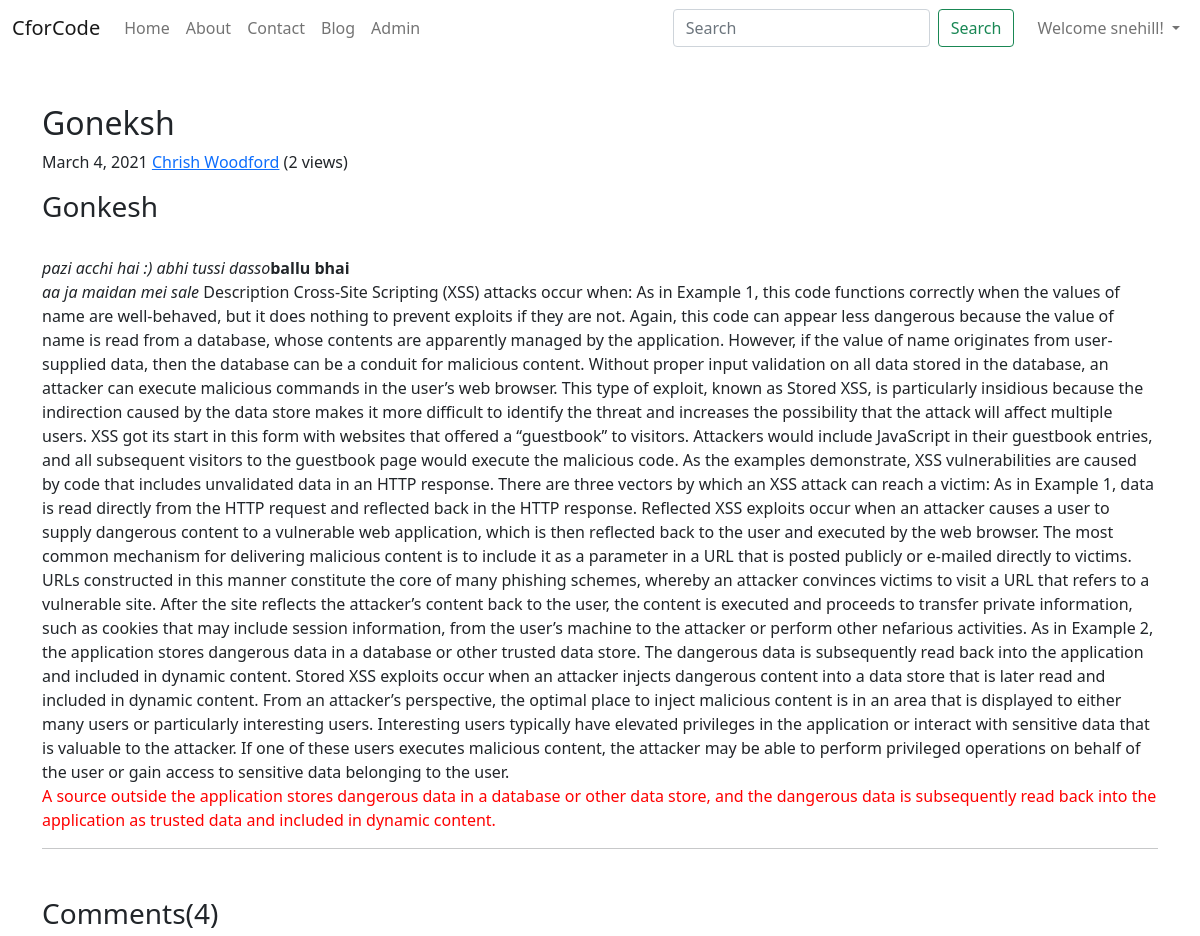
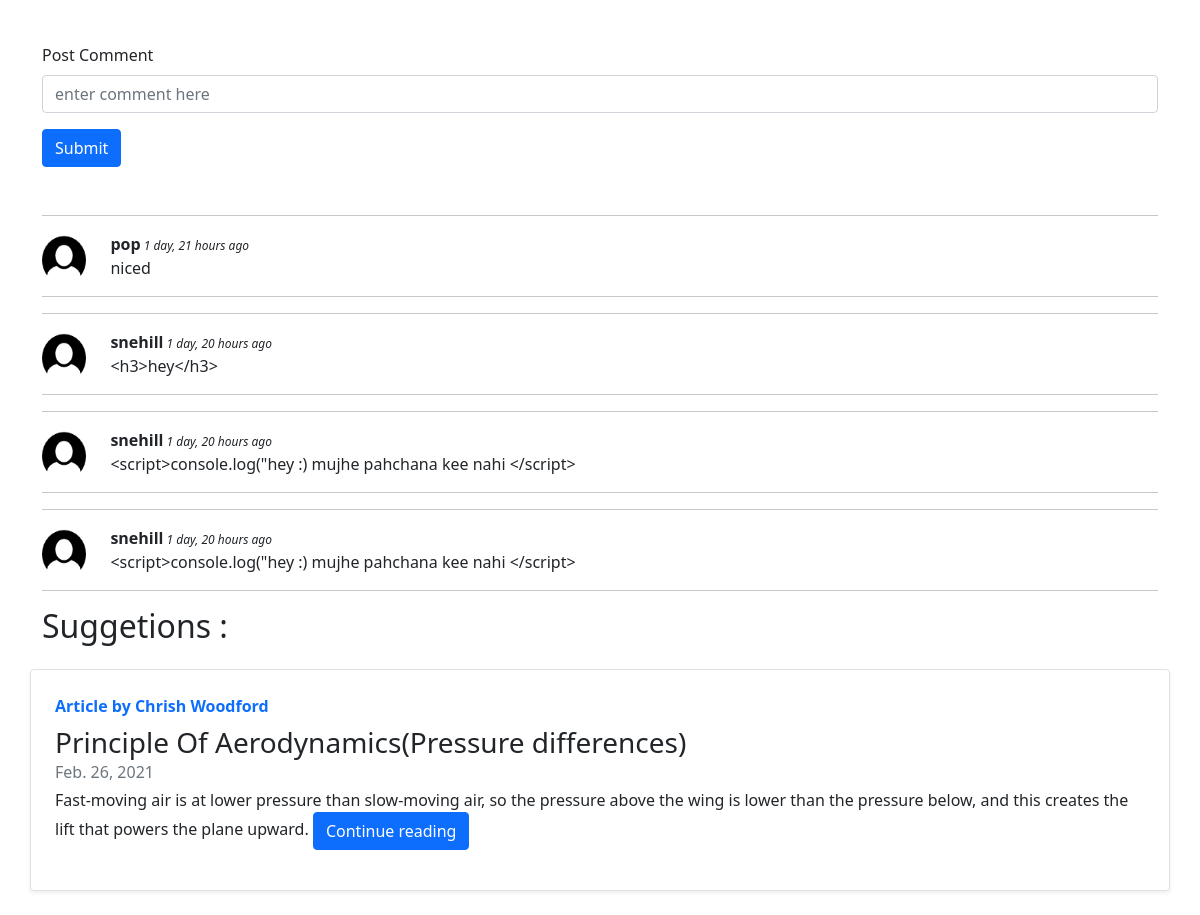
Screenshot of /blog/gonkeshpazzi (signed in) with the database file from the repository (2 pictures, top to bottom).
### blog/models.py (models this page shows, shortened)
class Post(models.Model):
    sno = models.AutoField(primary_key=True)
    title = models.CharField(max_length=255)
    content = models.TextField(max_length=20000)
    author = models.CharField(max_length=20)
    slug = models.CharField(max_length=130)
    category = models.CharField(max_length=130)
    views = models.IntegerField(default=0)
    timeStamp = models.DateField( blank=True)
    def __str__(self):
        return f"{self.title} by {self.author}"

class BlogComment(models.Model):
    sno = models.AutoField(primary_key=True)
    comment = models.TextField()
    user = models.ForeignKey(User, on_delete=models.CASCADE)
    post = models.ForeignKey(Post, on_delete=models.CASCADE)
    timestamp = models.DateTimeField(default=now)

### blog/views.py (the view)
# urls.py: path('<str:slug>', views.blogPost, name='blogPost'),
def blogPost(request, slug):
    post = Post.objects.filter(slug=slug).first()
    post.views = post.views + 1
    post.save()
    comments = BlogComment.objects.filter(post=post)
    subposts = Post.objects.filter(category=post.category)
    a=[]
    for i in subposts:
        if i.title == post.title:
            pass
        else:
            a.append(i)
    print(request.user)
    print(a)
    mypage(request)
    context = {'post': post,'subposts':a,'comments':comments}
    return render(request,"blog/blogpost.html",context)

### blog/views.py (called while the page is built)
def mypage(request):
    client_address = request.META['REMOTE_ADDR']
    print(client_address)
    return client_address

### templates/blog/blogpost.html (shortened to what this page needs)
{% extends 'base.html' %}
{% block body %}
{% load humanize %}
<div class="container my-5">
  <article class="blog-post">
    <h2 class="blog-post-title">{{post.title}}</h2>
    <p class="blog-post-meta">{{post.timeStamp}}&nbsp<a href="/about/{{post.author}}">{{post.author}}</a> (<span>{{post.views}} views</span>) </p>
    <p>{{post.content|safe}}</p>
    <hr>
  </article>
</div>
<div class="container">
  <h3>Comments({{comments.count}})</h3>
  <div class="my-2">
    {% if user.is_authenticated %}
    <form action="/blog/postComment/" method="post" class="my-5">{% csrf_token %}
      <div class="mb-3">
        <label for="comment" class="form-label">Post Comment</label>
        <input type="text" class="form-control" name="comment" placeholder="enter comment here"
          aria-describedby="emailHelp">
      </div>
      <button type="submit" class="btn btn-primary">Submit</button>
    </form>
    {% else %}
    <p>Please login to post a comment....</p>
    {% endif %}
  </div>
  {% for comment in comments %}
  <hr>
  <div class="row my-3">
    <img src="/static/img/user.png" alt="" style="width: 6%;">
    <div class="col-md-11 "><b>{{comment.user.username}}</b><span style="font-size: 12px;"><i> {{comment.timestamp|naturaltime }}</i></span>
      <div>{{comment.comment}}</div>
    </div>
  </div>
  <hr>
  {% endfor %}
</div>
<h2 class="container">Suggetions :</h2>
{% for item in subposts %}
<div class="container my-3">
  <div class="row no-gutters border rounded overflow-hidden flex-md-row mb-4 shadow-sm h-md-250 my-4 position-relative">
    <div class="col p-4 d-flex flex-column position-static">
      <strong class="d-inline-block mb-2 text-primary">Article by {{item.author}}</strong>
      <h3 class="mb-0">{{item.title}}</h3>
      <div class="mb-1 text-muted">{{item.timeStamp}}</div>
      <p class="card-text mb-auto">{{item.content |safe| truncatechars:200}}</p>
      <div class="my-2">
        <a href="/blog/{{item.slug}}" role="button" class="btn btn-primary">Continue reading</a>
      </div>
    </div>
  </div>
{% endfor %}
{% endblock body %}

### templates/base.html (shortened to what this page needs)
<!doctype html>
<html lang="en">
<head>
  <link href="https://cdn.jsdelivr.net/npm/bootstrap@5.0.0-beta2/dist/css/bootstrap.min.css" rel="stylesheet"
>
</head>
<body>
  <nav class="navbar navbar-expand-lg navbar-light bg">
    <div class="container-fluid">
      <a class="navbar-brand" href="/">CforCode</a>
      <div class="collapse navbar-collapse" id="navbarSupportedContent">
        <ul class="navbar-nav me-auto mb-2 mb-lg-0">
          <li class="nav-item ">
            <a class="nav-link X {% block homeactive %}{% endblock homeactive %}" aria-current="page" href="/"
              id='1'>Home</a>
          </li>
          <li class="nav-item ">
            <a class="nav-link X {% block aboutactive %}{% endblock aboutactive %}" href="/about" id="2">About</a>
          </li>
          <li class="nav-item ">
            <a class="nav-link X {% block contactactive %}{% endblock contactactive %}" href="/contact"
              id="3">Contact</a>
          </li>
          <li class="nav-item">
            <a class="nav-link X {% block blogactive %}{% endblock blogactive %}" href="/blog" id="4">Blog</a>
          </li>
          <li class="nav-item">
            <a class="nav-link X" href="/admin" id="4" target="_blank">Admin</a>
          </li>
        </ul>
        <form method="GET" action="/search/" class="d-flex" id="search">
          <input class="form-control me-2" type="search" placeholder="Search" aria-label="Search" name="query"
            id="search">
          <button class="btn btn-outline-success" style="margin-right:15px;" type="submit">Search</button>
        </form>
        {% if user.is_authenticated %}
        <ul class="navbar-nav ml-auto">
          <li class="nav-item dropdown">
            <a class="nav-link dropdown-toggle" href="#" id="navbarDropdown" role="button" data-bs-toggle="dropdown" aria-expanded="false">
              Welcome {{user.username}}!
            </a>
          </li>
        </ul>
        {% endif %}
      </div>
    </div>
  </nav>
  {% block body %}{% endblock body %}
</body>
</html>

### rows the page displays
Post: title "Goneksh", timeStamp "March 4, 2021", author "Chrish Woodford", views "2", content "Gonkesh pazi acchi hai :) abhi tussi dasso ballu bhai aa ja maidan mei sale Description Cross-Site Scripting (XSS) attacks occur when: As in Example 1, this code functions correctly when the values of name are well-behaved, but it does nothing to prevent exploits if they are not. Again, this code can appear less dangerous because the value of name is read from a database, whose contents are apparently managed by the application. However, if the value of name originates from user-supplied data, then the database can be a conduit for malicious content. Without proper input validation on all data stored in the database, an attacker can execute malicious commands in the user’s web browser. This…"
BlogComment: user.username "pop", timestamp "1 day, 21 hours ago", comment "niced"
BlogComment: user.username "snehill", timestamp "1 day, 20 hours ago", comment "<h3>hey</h3>"
BlogComment: user.username "snehill", timestamp "1 day, 20 hours ago", comment "<script>console.log(\"hey :) mujhe pahchana kee nahi </script>"
BlogComment: user.username "snehill", timestamp "1 day, 20 hours ago", comment "<script>console.log(\"hey :) mujhe pahchana kee nahi </script>"
Post: author "Chrish Woodford", title "Principle Of Aerodynamics(Pressure differences)", timeStamp "Feb. 26, 2021", content "Fast-moving air is at lower pressure than slow-moving air, so the pressure above the wing is lower than the pressure below, and this creates the lift that powers the plane upward."

### other values shown
{{ user.username }} "snehill"
{{ comments.count }} "4"
